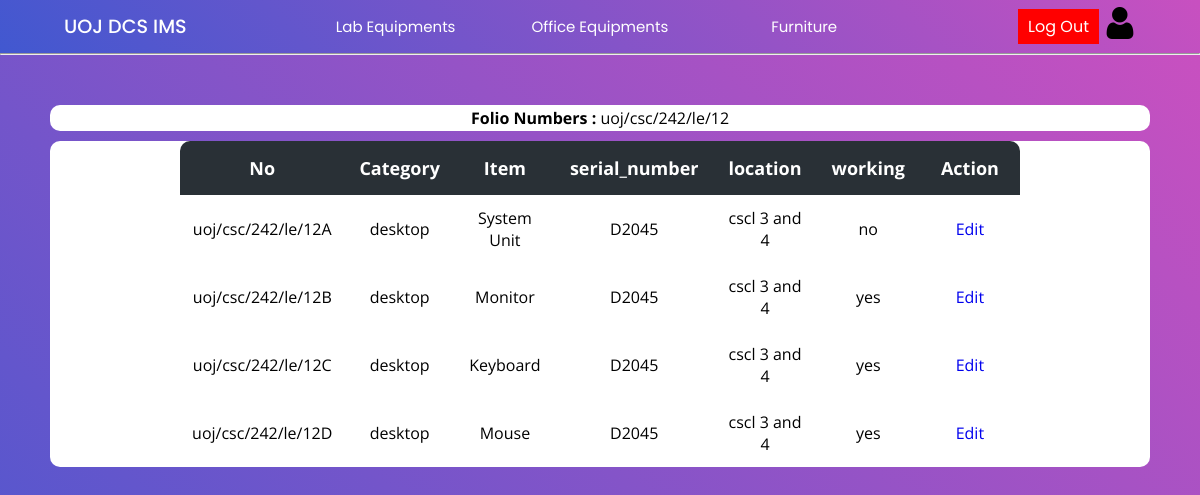
The app's page /Project/lab/labItems.php?searchItems=true&id=178 (signed in) with its own data.
### tables this page shows
CREATE TABLE `invoice` (
  `invoice_id` int(11) NOT NULL,
  `name` varchar(200) NOT NULL,
  `date` date NOT NULL,
  `price` float NOT NULL,
  `quantity` int(11) NOT NULL,
  `folio_number` varchar(50) NOT NULL,
  `description` varchar(400) NOT NULL,
  `supplier_name` varchar(150) NOT NULL,
  `supplier_tt` int(15) NOT NULL,
  `srn` int(11) NOT NULL,
  `type` varchar(15) NOT NULL,
  `page_number` varchar(30) NOT NULL,
  `location` varchar(50) NOT NULL,
  `warranty` int(11) NOT NULL
);

CREATE TABLE `items` (
  `invoice_id` int(11) NOT NULL,
  `set_id` varchar(60) NOT NULL,
  `category` varchar(100) NOT NULL,
  `item` varchar(100) NOT NULL,
  `serial_number` varchar(30) NOT NULL,
  `model_number` varchar(50) NOT NULL,
  `location` varchar(100) NOT NULL,
  `working` enum('yes','no','R','T','D','S') NOT NULL
);

### Project/lab/labItems.php (the view, shortened to what this page needs)
<?php
include("../config/connection.php");
?>
<!DOCTYPE html>
<html lang="en">
<head>
    <link rel="stylesheet" href="../css/lab.css">
    <link rel="stylesheet" href="../css/main.css">
</head>
<body>
    <?php include("../header/header.php"); ?>
    <hr>
    <div class="main-container">
        <?php
        if (isset($_GET['searchItems'])) {
            $id = $_GET['id'];
            $query = "SELECT * FROM items WHERE invoice_id = $id";
            $result = mysqli_query($con, $query);
            if (mysqli_num_rows($result) > 0) {
        ?>
                <div class="table-con" style="background-color:white;margin-bottom:10px;padding:2px;">
                    <?php
                    $query1 = "SELECT 	folio_number FROM invoice WHERE invoice_id = $id";
                    $result1 = $con->query($query1);
                    if ($result1) {
                        $row = $result1->fetch_assoc();
                        $value = $row['folio_number'];
                        echo "<b>Folio Numbers :</b> $value";
                    } else {
                        echo "Query error: " . $con->error;
                    }
                    ?>
                </div>
                <div class="table-con">
                    <table>
                        <thead>
                            <tr>
                                <th>No</th>
                                <th>Category</th>
                                <th>Item</th>
                                <th>serial_number</th>
                                <th>location</th>
                                <th>working</th>
                                <th>Action</th>
                            </tr>
                        </thead>
                        <tbody>
                            <?php
                            while ($row = mysqli_fetch_array($result)) {
                            ?>
                                <tr>
                                    <td>
                                        <?php
                                        echo $row['set_id'];
                                        ?>
                                        </a></td>
                                    <td><?php echo $row['category'] ?></a></td>
                                    <td><?php echo $row['item'] ?></td>
                                    <td><?php echo $row['serial_number'] ?></td>
                                    <td><?php echo $row['location'] ?></td>
                                    <td><?php echo $row['working'] ?></td>
                                    <td>
                                        <a href="updateItems.php?id=<?php echo $row['invoice_id'] ?>&setid=<?php echo $row['set_id'] ?>&item=<?php echo $row['item']; ?>">Edit</a>
                                    </td>
                                </tr>
                    <?php
                            }
                        } else {
                            echo "No data";
                        }
                    }
                    ?>
                        </tbody>
                    </table>
                </div>
    </div>
</body>
</html>

### Project/css/lab.css (style rules this page uses)
.main-container { padding: 50px; min-height: 100vh; height: fit-content; background: linear-gradient(-135deg, #c850c0, #4158d0); }
table { border-collapse: collapse; border-radius: 10px; overflow: hidden; max-width: 100%; margin: 0 auto; position: relative; }
.table-con { border-collapse: collapse; background: #fff; border-radius: 10px; width: auto; margin: auto; position: relative; font-family: 'Open Sans'; text-align: center; background: #fff; }
th { width: 100px; font-size: 18px; background: #293036; color: white; padding: 15px; }
td { padding: 12px; }

### Project/css/main.css (style rules this page uses)
* { margin: 0; padding: 0; text-decoration: none; box-sizing: border-box; }
:root { --bg-gradient: linear-gradient(-135deg, #c850c0, #4158d0); --bg-gray: #e6e6e6; --text-color: #666; --inp-color: #57b846; }
body { font-family: 'Poppins', sans-serif; }

### Project/css/header.css (style rules this page uses)
* { margin: 0; padding: 0; text-decoration: none; box-sizing: border-box; }
:root { --bg-gradient: linear-gradient(-135deg, #c850c0, #4158d0); --bg-gray: #e6e6e6; --text-color: #666; --inp-color: #57b846; }
body { font-family: 'Poppins', sans-serif; }

### records on screen
invoice: folio_number "uoj/csc/242/le/12"
items: set "uoj/csc/242/le/12A", category "desktop", item "System Unit", serial_number "D2045", location "cscl 3 and 4", working "no"
items: set "uoj/csc/242/le/12B", category "desktop", item "Monitor", serial_number "D2045", location "cscl 3 and 4", working "yes"
items: set "uoj/csc/242/le/12C", category "desktop", item "Keyboard", serial_number "D2045", location "cscl 3 and 4", working "yes"
items: set "uoj/csc/242/le/12D", category "desktop", item "Mouse", serial_number "D2045", location "cscl 3 and 4", working "yes"
